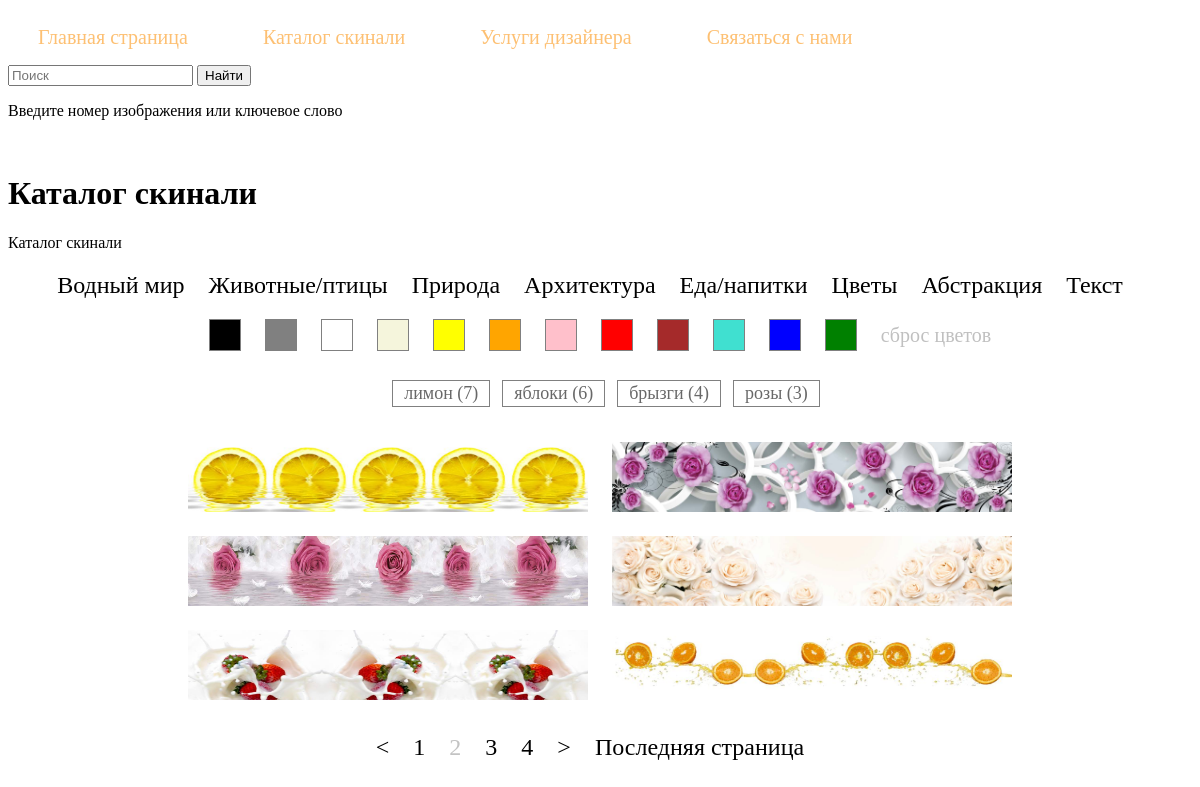
Screenshot of /skinali/?page=2 with the database file from the repository.
### pict/models.py (models this page shows, shortened)
class Category(models.Model):
    cat = models.CharField(max_length=100, verbose_name='Категория')
    slug = models.SlugField(max_length=100, unique=True, db_index=True, verbose_name='Slug')
    def get_absolute_url(self):
        return reverse('skinali', kwargs={'slug_cat': self.slug})
    class Meta:
        verbose_name = 'Категории'
        verbose_name_plural = 'Категории'

class Color(models.Model):
    color = models.CharField(max_length=100, verbose_name='Цвет')
    slug_color = models.SlugField(max_length=100, unique=True, db_index=True, verbose_name='Slug')
    class Meta:
        verbose_name = 'Цвет'
        verbose_name_plural = 'Цвета'

class TagPict(models.Model):
    tag = models.CharField(max_length=100, db_index=True, verbose_name='Ключевое слово')
    slug = models.SlugField(max_length=100, db_index=True, unique=True, verbose_name="Slug")
    def get_absolute_url(self):
        return reverse('tag', kwargs={'tag_slug': self.slug})
    class Meta:
        verbose_name = 'Ключевое слово'
        verbose_name_plural = 'Ключевые слова'

class Pict(models.Model):
    name = models.IntegerField(unique=True, db_index=True, verbose_name='Имя файла')
    alt = models.CharField(max_length=250, blank=True, verbose_name='Описание')
    photo = models.ImageField(upload_to="photos/", verbose_name='Изображение')
    time_update = models.DateTimeField(auto_now_add=True, verbose_name='Время добавления')
    cat = models.ManyToManyField(Category, verbose_name="Категории")
    tags = models.ManyToManyField(TagPict, blank=True, related_name="tags", verbose_name="Теги")
    color = models.ManyToManyField(Color, verbose_name="Цвет")
    class Meta:
        verbose_name = 'Изображения'
        verbose_name_plural = 'Изображения'
        ordering = ['-id']

### pict/views.py (the view)
# urls.py: path('skinali/', SkinaliAll.as_view(), name='skinali'),
class SkinaliAll(SkinaliMix):
    def get_queryset(self):
        if self.request.GET.get('color'):
            return Pict.objects.filter(color__slug_color=self.request.GET.get('color'))
        else:
            return Pict.objects.all()

### pict/views.py (called while the page is built)
    def get_context_data(self, *, object_list=None, **kwargs):
        context = super().get_context_data(**kwargs)
        get_color = self.request.GET.get('color')
        context['title'] = 'Каталог скинали'
        context['cat_name'] = Category.objects.get(slug=self.kwargs['slug_cat']) if self.kwargs else 'Каталог скинали'
        context['menu'] = menu
        context['col'] = get_color if get_color else ""
        context['col_tag'] = f"&color={get_color}" if get_color else ""
        context['color_list'] = Color.objects.all()
        context['list_cat'] = Category.objects.all()
        context['list_tag'] = TagPict.objects.annotate(total=Count("tags")).filter(total__gte=3).order_by("-total")
        try:
            context['col_ru'] = Color.objects.get(slug_color=context['col'])
        except:
            context['col_ru'] = ""
        return context

### pict/templates/pict/skinali.html (shortened to what this page needs)
{% extends 'pict/base.html' %}
{% block content %}
<h1>{{ title }}</h1>
{% if col_ru %}
  <p>{{cat_name}}, {{col_ru}} оттенок</p>
{% else %}
  <p>{{cat_name}}</p>
{% endif %}
<nav class="list-pages">
  <ul>
        {% for p in list_cat %}
          {% if p.cat == cat_name.cat %}
          <li class="page-num page-num-selected">{{ p.cat }}</li>
          {% else %}
            <li class="page-num">
                <a href="{{ p.get_absolute_url }}">{{ p.cat }}</a>
            </li>
          {% endif %}
        {% endfor %}
  </ul>
</nav>
<nav class="list-pages-color">
  <ul>
        {% for p in color_list %}
          {% if p.slug_color == col %}
            <li class="page-num page-num-selected" style="background-color: {{ p.slug_color }};">
                <p class="color-description">{{ p.color }}</p>
            </li>
          {% else %}
            <li class="page-num">
                <a href="?color={{ p.slug_color }}" style="background-color: {{ p.slug_color }};"></a>
            </li>
          {% endif %}
        {% endfor %}
        {% if not col %}
            <li class="list-all">сброс цветов</li>
        {% else %}
            {% if cat_name == title %}
                <li class="list-all"><a href="{% url 'skinali' %}">сброс цветов</a></li>
            {% else %}
                <li class="list-all"><a href="{{ cat_name.get_absolute_url }}">сброс цветов</a></li>
            {% endif %}
        {% endif %}
  </ul>
</nav>
<nav class="list-pages-tags">
  <ul>
        {% for p in list_tag %}
            <li class="page-num">
                <a href="{{ p.get_absolute_url }}">{{ p.tag }} ({{ p.total }})</a>
            </li>
        {% endfor %}
  </ul>
</nav>
<div class="container">
  {% for p in page_obj %}
    <div class="item-block">
      <a data-fancybox href="{{p.photo.url}}" data-caption='Номер изображения: "{{ p.name }}"&lt;br /&gt; Краткое описание: "{{ p.alt }}" '>
        <img class="item-photo" src="{{p.photo.url}}" alt="{{ p.alt }}" >
      </a>
    </div>
  {% endfor %}
</div>
{% include  'pict/includes/paginator.html' %}
{% endblock %}

### pict/static/skinali/css/styles.css (style rules this page uses)
.container { text-align: center; }
.item-block { display: inline-block; margin: 10px; }
.item-photo { width: 400px; height: 70px; }
.list-pages { clear: both; text-align: center; margin: 0 0 20px 0; }
.list-pages ul { margin: 20px 0 0 0; padding: 0; list-style: none; }
.list-pages ul li { display: inline-block; margin: 0 20px 0 0; font-size: 24px; }
.list-pages a { color: #000; text-decoration: none; }
.list-pages .page-num, .page-num-selected { display: inline-block; }
.list-pages-color { clear: both; text-align: center; margin: 0 0 20px 0; }
.list-pages-color ul { margin: 20px 0 0 0; padding: 0; list-style: none; }
.list-all { display: inline-block; font-size: 35px; height: 30px; vertical-align: 40%; font-size: 20px; color: #C0C0C0; }
.list-pages-color ul .page-num { display: inline-block; margin: 0 20px 0 0; font-size: 24px; height: 30px; width: 30px; border: 1px solid gray; position: relative; }
.list-pages-color a { color: #000; text-decoration: none; display:block; width: 100%; height: 100%; }
.list-pages-tags { clear: both; text-align: center; margin: 0 0 20px 0; }
.list-pages-tags ul { margin: 20px 0 0 0; padding: 0; list-style: none; }
.list-pages-tags ul .page-num { display: inline-block; font-size: 18px; margin: 5px 10px; }
.list-pages-tags a { color: #686868; text-decoration: none; display:block; width: 100%; height: 100%; border: 1px solid gray; padding: 2px 5px; }

### pict/static/skinali/css/fancybox.css (style rules this page uses)
:root { --f-spinner-width: 36px;--f-spinner-height: 36px;--f-spinner-color-1: rgba(0, 0, 0, 0.1);--f-spinner-color-2: rgba(17, 24, 28, 0.8);--f-spinner-stroke: 2.75 }
:root { --f-button-width: 40px;--f-button-height: 40px;--f-button-border: 0;--f-button-border-radius: 0;--f-button-color: #374151;--f-button-bg: #f8f8f8;--f-button-hover-bg: #e0e0e0;--f-button-active-bg: #d0d0d0;--f-button-shadow: none;--f-button-transition: all 0.15s ease;--f-button-transform: none;--f-button-svg-width: 20px;--f-button-svg-height: 20px;--f-button-svg-stroke-width: 1.5;--f-button-svg-fill: none;--f-button-svg-filter: none;--f-button-svg-disabled-opacity: 0.65 }

### rows the page displays
Category: cat "Водный мир"
Category: cat "Животные/птицы"
Category: cat "Природа"
Category: cat "Архитектура"
Category: cat "Еда/напитки"
Category: cat "Цветы"
Category: cat "Абстракция"
Category: cat "Текст"
TagPict: tag "лимон", total "7"
TagPict: tag "яблоки", total "6"
TagPict: tag "брызги", total "4"
TagPict: tag "розы", total "3"
Pict: photo (picture)
Pict: photo (picture)
Pict: photo (picture)
Pict: photo (picture)
Pict: photo (picture)
Pict: photo (picture)

### other values shown
{{ m.title }} "Главная страница" "Каталог скинали" "Услуги дизайнера" "Связаться с нами"
{{ title }} "Каталог скинали"
{{ cat_name }} "Каталог скинали"
{{ p }} "1" "3" "4"
{{ p }} "2"
